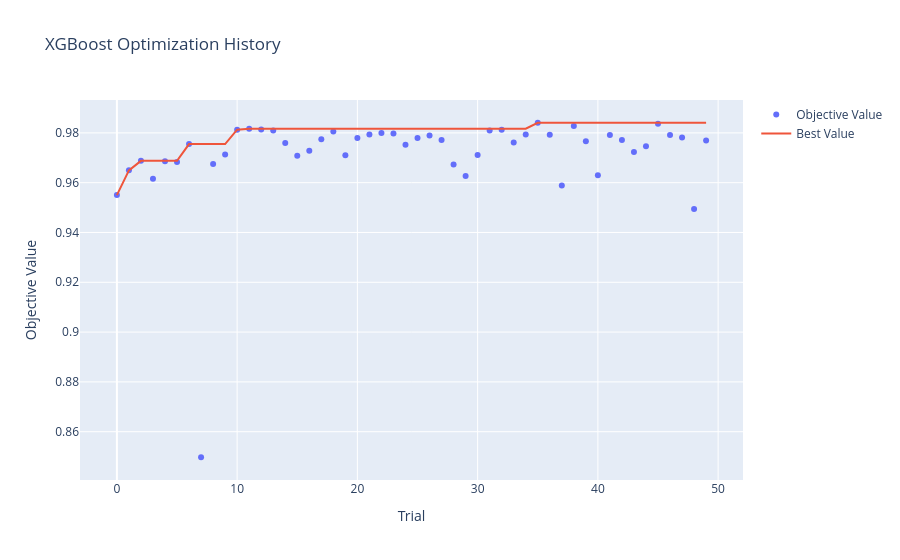
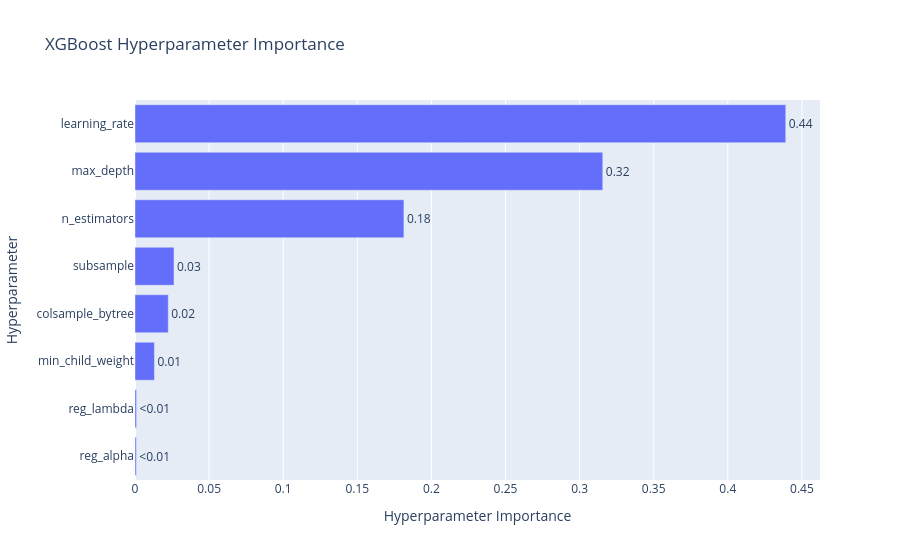

Notebook source saved alongside these figures, in order:
### Code cell
# ── Cell 11 — Save as HTML ────────────────────────────────────────────
from optuna.visualization import (
    plot_optimization_history,
    plot_param_importances,
)
import os

os.makedirs(
    r'F:\projectss\personal\blinkit_project\noteboook\graph',
    exist_ok=True
)

study = xgb_study if best_model_name == "XGBoost" else lgbm_study

# Plot 1
fig1 = plot_optimization_history(study)
fig1.update_layout(title="XGBoost Optimization History")
fig1.write_html(
    r'F:\projectss\personal\blinkit_project\noteboook\graph\optuna_history.html'
)
fig1.show()

# Plot 2
fig2 = plot_param_importances(study)
fig2.update_layout(title="XGBoost Hyperparameter Importance")
fig2.write_html(
    r'F:\projectss\personal\blinkit_project\noteboook\graph\optuna_importance.html'
)
fig2.show()

print("✅ Graphs saved as HTML!")

### Figure 1 — Plotly figure (JSON) as saved in the notebook; plotly's stock layout.template omitted (floating-point values rounded to 4 significant figures)
{"data": [{"mode": "markers", "name": "Objective Value", "type": "scatter", "x": [0, 1, 2, 3, 4, 5, 6, 7, 8, 9, 10, 11, 12, 13, 14, 15, 16, 17, 18, 19, 20, 21, 22, 23, 24, 25, 26, 27, 28, 29, 30, 31, 32, 33, 34, 35, 36, 37, 38, 39, 40, 41, 42, 43, 44, 45, 46, 47, 48, 49], "y": [0.955, 0.9649, 0.9688, 0.9616, 0.9686, 0.9683, 0.9755, 0.8497, 0.9675, 0.9713, 0.9813, 0.9817, 0.9813, 0.981, 0.9759, 0.9708, 0.9729, 0.9774, 0.9805, 0.971, 0.978, 0.9794, 0.98, 0.9798, 0.9753, 0.9779, 0.979, 0.9771, 0.9673, 0.9627, 0.9711, 0.981, 0.9813, 0.9761, 0.9794, 0.9841, 0.9793, 0.9589, 0.9827, 0.9767, 0.963, 0.9792, 0.9771, 0.9723, 0.9746, 0.9836, 0.9791, 0.9781, 0.9495, 0.977]}, {"mode": "lines", "name": "Best Value", "type": "scatter", "x": [0, 1, 2, 3, 4, 5, 6, 7, 8, 9, 10, 11, 12, 13, 14, 15, 16, 17, 18, 19, 20, 21, 22, 23, 24, 25, 26, 27, 28, 29, 30, 31, 32, 33, 34, 35, 36, 37, 38, 39, 40, 41, 42, 43, 44, 45, 46, 47, 48, 49], "y": [0.955, 0.9649, 0.9688, 0.9688, 0.9688, 0.9688, 0.9755, 0.9755, 0.9755, 0.9755, 0.9813, 0.9817, 0.9817, 0.9817, 0.9817, 0.9817, 0.9817, 0.9817, 0.9817, 0.9817, 0.9817, 0.9817, 0.9817, 0.9817, 0.9817, 0.9817, 0.9817, 0.9817, 0.9817, 0.9817, 0.9817, 0.9817, 0.9817, 0.9817, 0.9817, 0.9841, 0.9841, 0.9841, 0.9841, 0.9841, 0.9841, 0.9841, 0.9841, 0.9841, 0.9841, 0.9841, 0.9841, 0.9841, 0.9841, 0.9841]}, {"marker": {"color": "#cccccc"}, "mode": "markers", "name": "Infeasible Trial", "showlegend": false, "type": "scatter", "x": [], "y": []}], "layout": {"title": {"text": "XGBoost Optimization History"}, "xaxis": {"title": {"text": "Trial"}}, "yaxis": {"title": {"text": "Objective Value"}}}}

### Figure 2 — Plotly figure (JSON) as saved in the notebook; plotly's stock layout.template omitted (floating-point values rounded to 4 significant figures)
{"data": [{"cliponaxis": false, "hovertemplate": ["reg_alpha (FloatDistribution): 0.0009033173097033161<extra></extra>", "reg_lambda (FloatDistribution): 0.0010490163313712955<extra></extra>", "min_child_weight (IntDistribution): 0.013115201005795399<extra></extra>", "colsample_bytree (FloatDistribution): 0.022444624637558683<extra></extra>", "subsample (FloatDistribution): 0.026311024051707592<extra></extra>", "n_estimators (IntDistribution): 0.1814482603854782<extra></extra>", "max_depth (IntDistribution): 0.3156314753388574<extra></extra>", "learning_rate (FloatDistribution): 0.4390970809395281<extra></extra>"], "name": "Objective Value", "orientation": "h", "text": ["<0.01", "<0.01", "0.01", "0.02", "0.03", "0.18", "0.32", "0.44"], "textposition": "outside", "type": "bar", "x": [0.0009033, 0.001049, 0.01312, 0.02244, 0.02631, 0.1814, 0.3156, 0.4391], "y": ["reg_alpha", "reg_lambda", "min_child_weight", "colsample_bytree", "subsample", "n_estimators", "max_depth", "learning_rate"]}], "layout": {"title": {"text": "XGBoost Hyperparameter Importance"}, "xaxis": {"title": {"text": "Hyperparameter Importance"}}, "yaxis": {"title": {"text": "Hyperparameter"}}}}
